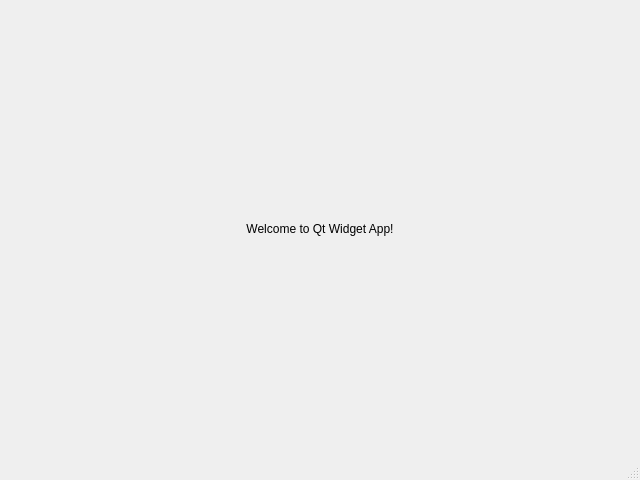
<?xml version="1.0" encoding="UTF-8"?>
<ui version="4.0">
 <class>MainWindow</class>
 <widget class="QMainWindow" name="MainWindow">
  <property name="geometry">
   <rect>
    <x>0</x>
    <y>0</y>
    <width>640</width>
    <height>480</height>
   </rect>
  </property>
  <property name="windowTitle">
   <string>Qt Widget App</string>
  </property>
  <widget class="QWidget" name="centralWidget">
   <layout class="QVBoxLayout" name="verticalLayout">
    <item>
     <widget class="QLabel" name="label">
      <property name="text">
       <string>Welcome to Qt Widget App!</string>
      </property>
      <property name="alignment">
       <set>Qt::AlignCenter</set>
      </property>
     </widget>
    </item>
   </layout>
  </widget>
  <widget class="QMenuBar" name="menuBar">
   <property name="geometry">
    <rect>
     <x>0</x>
     <y>0</y>
     <width>640</width>
     <height>22</height>
    </rect>
   </property>
  </widget>
  <widget class="QStatusBar" name="statusBar"/>
 </widget>
 <layoutdefault spacing="6" margin="11"/>
 <resources/>
 <connections/>
</ui>
